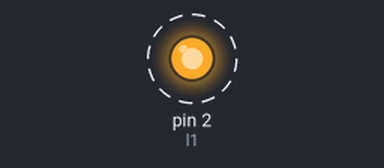
Simulated run of this sketch. Board: Arduino Uno, built with avr-gcc and run on an emulated ATmega328P. On the bench: output pins drawn as LEDs (lit = HIGH). Dashed ring = blinking.

Above: at 0.5 s.
Timing chart, 0 to 4.6 s (numbered marks = the images above):
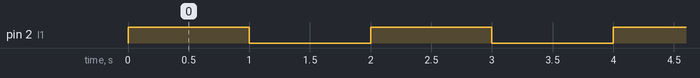

The sketch:

led_code.ino
```cpp
int l1=2;
int sec=1000;
void setup() {
pinMode(l1,OUTPUT);

}

void loop() {
 digitalWrite(l1,HIGH);
 delay(sec);
 digitalWrite(l1,LOW);
 delay(sec);
/* digitalWrite(l1,HIGH);
 delay(sec);
 digitalWrite(l2,HIGH);
 delay(sec);
 digitalWrite(l2,LOW);
 delay(sec);
 digitalWrite(l3,HIGH);
 delay(sec);
 digitalWrite(l3,LOW);*/
}
```

Measured:
- by itself, pin 2 (l1): alternates HIGH for 1.0 s and LOW for 1.0 s
